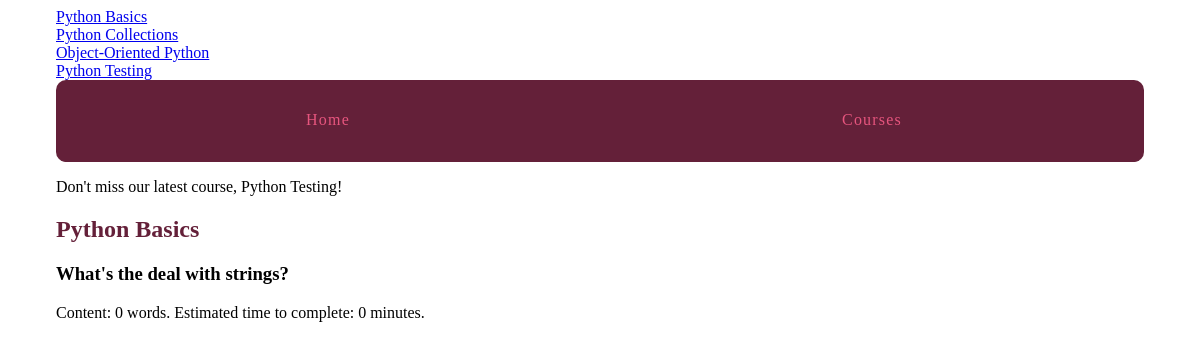
The page /courses/1/1/ on the database its author committed.
### courses/models.py (models this page shows, shortened)
class Course(models.Model):
    created_at = models.DateTimeField(auto_now_add=True)
    title = models.CharField(max_length=255)
    description = models.TextField()
    def __str__(self):
        return self.title

class Step(models.Model):
    title = models.CharField(max_length=255)
    description = models.TextField()
    content = models.TextField(blank=True, default='')
    order = models.IntegerField(default=0)
    course = models.ForeignKey(Course)
    class Meta:
        ordering = ['order',]

### courses/views.py (the view)
# urls.py: url(r'(?P<course_pk>\d+)/(?P<step_pk>\d+)/$', views.step_detail,
def step_detail(request, course_pk, step_pk):
    step = get_object_or_404(Step, course_id=course_pk, pk=step_pk)
    return render(request, 'courses/step_detail.html', {'step': step})

### courses/templatetags/course_extras.py (called while the page is built)
@register.simple_tag
def newest_course():
    return Course.objects.latest('created_at')

@register.inclusion_tag('courses/course_nav.html')
def nav_courses_list():
    courses = Course.objects.all()
    return {'courses': courses}

@register.filter('time_estimate')
def time_estimate(word_count):
    minutes = round(word_count/20)
    return minutes

### courses/templates/courses/step_detail.html (shortened to what this page needs)
{% extends "layout.html" %}
{% load course_extras %}
{% block content %}
<article>
  <h2><a href="{% url 'courses:detail' pk=step.course.pk %}">{{ step.course.title }}</a></h2>
  <h3>{{ step.title }}</h3>
  {% with con=step.content %}
    {{ con|linebreaks }} Content: {{ con|wordcount }} words. Estimated time to complete: {{ con|wordcount|time_estimate }} minute{{ con|wordcount|time_estimate|pluralize }}.
  {% endwith %}
</article>
{% endblock %}

### templates/layout.html (shortened to what this page needs)
{% load static from staticfiles %}
{% load course_extras %}
<!doctype html>
<html>
  <head>
    <link rel="stylesheet" href="{% static 'css/layout.css' %}">
  </head>
  <body>
    <div class="site-container">
      <div>{% nav_courses_list %}</div>
      <nav>
        <a href="{% url 'homepage' %}">Home</a>
        <a href="{% url 'courses:list' %}">Courses</a>
      </nav>
      <p>Don't miss our latest course, {% newest_course %}!</p>
      {% block content %}{% endblock %}
    </div>
  </body>
</html>

### courses/templates/courses/course_nav.html
{% for course in courses %}
  <div><a href="{% url 'courses:detail' pk=course.pk %}">{{ course.title }}</a></div>
{% endfor %}

### assets/css/layout.css (style rules this page uses)
html { box-sizing: border-box; }
*, *::after, *::before { box-sizing: inherit; }
.site-container { max-width: 68em; margin-left: auto; margin-right: auto; }
.site-container::after { clear: both; content: ""; display: table; }
.site-container nav { width: 100%; display: table; width: 100%; table-layout: fixed; border-bottom-left-radius: 10px; border-bottom-right-radius: 10px; border-top-left-radius: 10px; border-top-right-radius: 10px; border-bottom-left-radius: 10px; border-top-left-radius: 10px; border-bottom-right-radius: 10px; border-top-right-radius: 10px; background-color: #642039; margin-bottom: 1em; overflow: hidden; }
.site-container nav a { display: table-cell; width: 8.33333%; padding: 10px; border-bottom: 2px solid #642039; color: #e6557e; letter-spacing: 0.075em; line-height: 60px; text-align: center; text-decoration: none; }
article h2 a, article h3 a { color: #642039; text-decoration: none; }

### rows shown on the page
Course: title "Python Basics"
Course: title "Python Collections"
Course: title "Object-Oriented Python"
Course: title "Python Testing"
Step: course "Python Basics", title "What's the deal with strings?"

### other values the page prints
{{ con|wordcount }} "0"
{{ con|wordcount|time_estimate }} "0"
